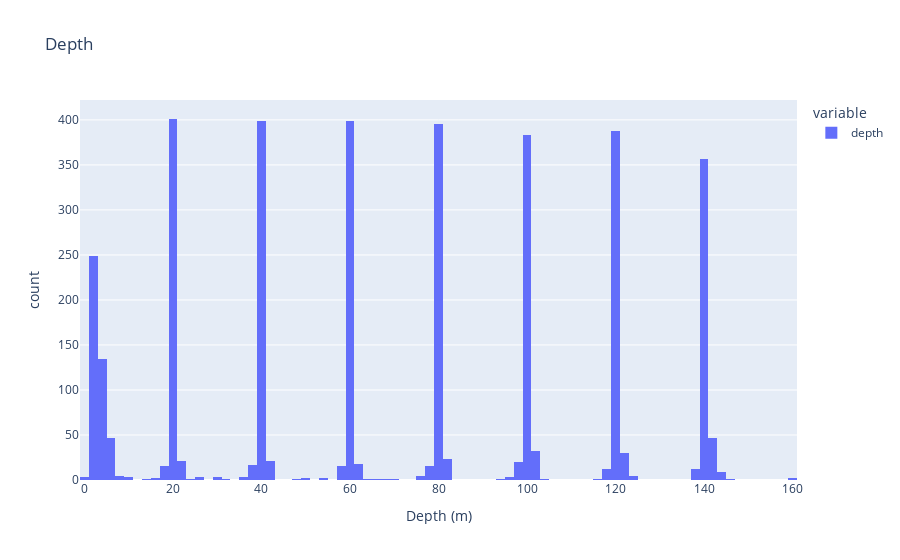

The notebook cell saved with this chart:
### Code cell
raw_data["depth"].astype(float).plot.hist(
    nbins=100, title="Depth", labels=dict(value="Depth (m)")
)

### Figure 1 — Plotly figure (JSON) as saved in the notebook; plotly's stock layout.template omitted (floating-point values rounded to 4 significant figures; data arrays with more than 128 entries replaced by an {"elided": "..."} marker saying what was removed)
{"data": [{"alignmentgroup": "True", "bingroup": "x", "hovertemplate": "variable=depth<br>Depth (m)=%{x}<br>count=%{y}<extra></extra>", "legendgroup": "depth", "marker": {"color": "#636efa", "pattern": {"shape": ""}}, "name": "depth", "nbinsx": 100, "offsetgroup": "depth", "orientation": "v", "showlegend": true, "type": "histogram", "x": {"elided": "3514 float values"}, "xaxis": "x", "yaxis": "y"}], "layout": {"barmode": "relative", "legend": {"title": {"text": "variable"}, "tracegroupgap": 0}, "title": {"text": "Depth"}, "xaxis": {"anchor": "y", "domain": [0, 1], "title": {"text": "Depth (m)"}}, "yaxis": {"anchor": "x", "domain": [0, 1], "title": {"text": "count"}}}}
